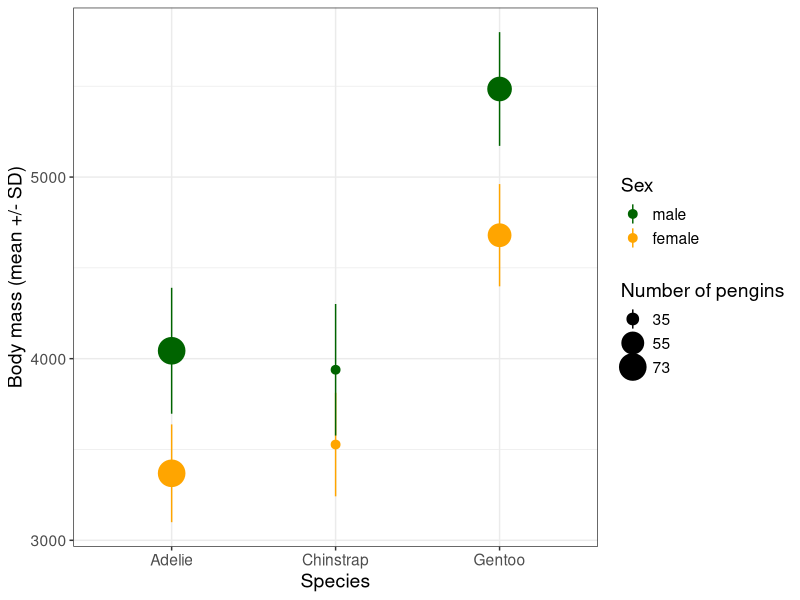

Generate this figure with R: (Note: this script raises an error after producing the figure.)
## ---- chunk 1
library(tidyverse)
library(palmerpenguins)

dat_summ <- penguins %>%
  filter(!is.na(sex)) %>%
  group_by(species, sex) %>%
  summarize(n = n(),
            body_mass_mean = mean(body_mass_g, na.rm = T),
            body_mass_sd = sd(body_mass_g, na.rm = T))
dat_summ %>%
  ggplot(aes(x = species, y = body_mass_mean, 
             ymin = body_mass_mean - body_mass_sd, 
             ymax = body_mass_mean + body_mass_sd,
             color = sex, size = n)) +
  geom_pointrange() +
  theme_bw() + theme(text = element_text(size = 14)) +
  scale_size("Number of pengins", range = c(0.5,2),
             breaks = c(35,55,73)) +
  scale_color_manual("Sex", breaks = c("male","female"), 
                     values = c("darkgreen", "orange")) +
  labs(x = "Species", y = "Body mass (mean +/- SD)")

dat_summ
## ---- chunk 2
knitr::include_graphics("images/table-format.png")
## ---- chunk 3
dat_summ_out <- dat_summ %>%
  rename(`No. birds` = n, 
         `Mean body mass (g)` = body_mass_mean,
         `SD body mass` = body_mass_sd) %>%
  rename_all(str_to_sentence) %>%
  mutate(across(where(is.numeric), round))

write_csv(dat_summ_out, "outputs/penguin_summary.csv")
